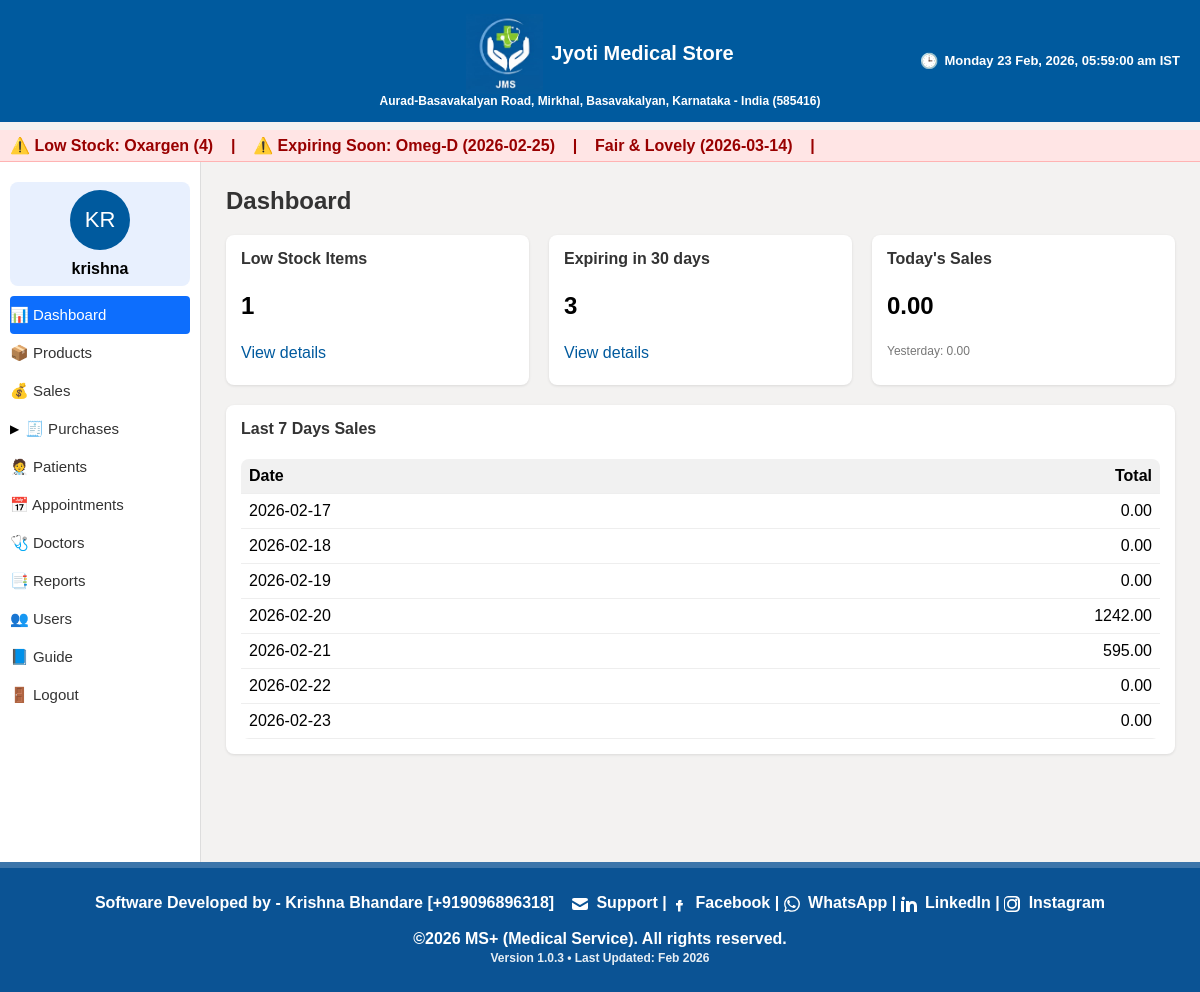
/ (signed in), run on the app's committed database.
### models.py (models this page shows, shortened)
class Product(db.Model):
    __tablename__ = 'products'
    id = db.Column(db.Integer, primary_key=True)
    sku = db.Column(db.String(50), unique=True, nullable=False)
    name = db.Column(db.String(200), nullable=False)
    brand = db.Column(db.String(100))
    batch_no = db.Column(db.String(100))
    expiry_date = db.Column(db.Date)
    purchase_price = db.Column(db.Float, default=0.0)
    sale_price = db.Column(db.Float, default=0.0)
    tax_rate = db.Column(db.Float, default=0.0)
    current_stock = db.Column(db.Integer, default=0)
    category = db.Column(db.String(50))  # medicine, cosmetic, fmcg, life_saving, ayurvedic, equipment, general
    gst_percent = db.Column(db.Float, default=0)
    cgst_percent = db.Column(db.Float, default=0)
    sgst_percent = db.Column(db.Float, default=0)

class User(UserMixin, db.Model):
    __tablename__ = 'users'
    id = db.Column(db.Integer, primary_key=True)
    username = db.Column(db.String(80), unique=True, nullable=False)
    email = db.Column(db.String(120), unique=True, nullable=True)
    password_hash = db.Column(db.String(200), nullable=False)
    role = db.Column(db.String(20), default='staff')
    created_at = db.Column(db.DateTime, default=datetime.utcnow)
    first_name = db.Column(db.String(120), nullable=True)
    last_name = db.Column(db.String(120), nullable=True)
    file_label = db.Column(db.String(64), nullable=True)
    profile_image = db.Column(db.String(256), nullable=True)

### app.py (the view)
@app.route('/')
@login_required
def dashboard():
    try:
        low_stock_count = Product.query.filter(Product.current_stock <= 5).count()
    except Exception:
        low_stock_count = 0
    try:
        expiring_30 = Product.query.filter(
            Product.expiry_date != None,
            Product.expiry_date <= date.today() + timedelta(days=30)
        ).count()
    except Exception:
        expiring_30 = 0
    today = date.today()
    start_today = datetime.combine(today, datetime.min.time())
    end_today = start_today + timedelta(days=1)
    today_total = db.session.query(
        func.coalesce(func.sum(Sale.total), 0.0)
    ).filter(
        Sale.date >= start_today,
        Sale.date < end_today
    ).scalar()
    yesterday = today - timedelta(days=1)
    start_y = datetime.combine(yesterday, datetime.min.time())
    end_y = start_y + timedelta(days=1)
    yesterday_total = db.session.query(
        func.coalesce(func.sum(Sale.total), 0.0)
    ).filter(
        Sale.date >= start_y,
        Sale.date < end_y
    ).scalar()
    last7 = []
    for i in range(6, -1, -1):
        d = today - timedelta(days=i)
        s = datetime.combine(d, datetime.min.time())
        e = s + timedelta(days=1)
        total = db.session.query(
            func.coalesce(func.sum(Sale.total), 0.0)
        ).filter(
            Sale.date >= s,
            Sale.date < e
        ).scalar()
        last7.append((d, total))
    return render_template(
        'dashboard.html',
        low_stock_count=low_stock_count,
        expiring_30=expiring_30,
        today_total=today_total,
        yesterday_total=yesterday_total,
        last7=last7
    )

### app.py (called while the page is built)
@login_manager.user_loader
def load_user(user_id):
    try:
        return User.query.get(int(user_id))
    except:
        return None

@app.before_request
def require_login():
    if request.endpoint is None:
        return
    allowed_routes = ['login', 'forgot', 'reset_otp', 'static']
    if request.endpoint.startswith('static'):
        return
    if request.endpoint not in allowed_routes and not current_user.is_authenticated:
        return redirect(url_for('login'))

@app.context_processor
def inject_globals():
    if current_user.is_authenticated:
        initials = current_user.username[:2].upper()
        display_name = current_user.username
    else:
        initials = ""
        display_name = ""
    ist = datetime.utcnow() + timedelta(hours=5, minutes=30)
    current_dt_display = ist.strftime("%A, %d %b %Y, %I:%M:%S %p IST")
    current_day = ist.strftime("%A")
    return dict(
        initials=initials,
        display_name=display_name,
        current_dt_display=current_dt_display,
        current_day=current_day,
        is_admin=is_admin   # ⭐ ADD THIS LINE
    )

@app.teardown_appcontext
def shutdown_session(exception=None):
    db.session.remove()

@app.context_processor
def inject_low_stock():
    from flask import request
    if request.endpoint and (
        "login" in request.endpoint or
        "auth" in request.endpoint
    ):
        return dict(low_stock=[], expiring_soon=[])
    try:
        low_stock = Product.query.filter(Product.current_stock <= 5).all()
        today = date.today()
        soon = today + timedelta(days=30)
        expiring_soon = Product.query.filter(
            Product.expiry_date <= soon,
            Product.expiry_date >= today
        ).all()
        return dict(
            low_stock=low_stock,
            expiring_soon=expiring_soon
        )
    except Exception:
        return dict(low_stock=[], expiring_soon=[])

### templates/dashboard.html
{% extends "base.html" %}
{% block alerts %}
    {{ super() }}
{% endblock %}
{% block content %}
<h2>Dashboard</h2>
<div style="display:flex; gap:20px; flex-wrap:wrap; margin-top:20px;">
    <div class="card">
        <h4>Low Stock Items</h4>
        <p style="font-size:24px; font-weight:bold;">{{ low_stock_count }}</p>
        <a href="{{ url_for('report_stock') }}">View details</a>
    </div>
    <div class="card">
        <h4>Expiring in 30 days</h4>
        <p style="font-size:24px; font-weight:bold;">{{ expiring_30 }}</p>
        <a href="{{ url_for('report_expiry', days=30) }}">View details</a>
    </div>
    <div class="card">
        <h4>Today's Sales</h4>
        <p style="font-size:24px; font-weight:bold;">{{ "%.2f"|format(today_total or 0) }}</p>
        <p style="font-size:12px; color:#777;">Yesterday: {{ "%.2f"|format(yesterday_total or 0) }}</p>
    </div>
</div>
<div class="card" style="margin-top:20px;">
    <h4>Last 7 Days Sales</h4>
    <table>
        <thead>
            <tr>
                <th align="left">Date</th>
                <th align="right">Total</th>
            </tr>
        </thead>
        <tbody>
            {% for d, total in last7 %}
            <tr>
                <td>{{ d.strftime("%Y-%m-%d") }}</td>
                <td align="right">{{ "%.2f"|format(total or 0) }}</td>
            </tr>
            {% endfor %}
        </tbody>
    </table>
</div>
{% endblock %}

### templates/base.html (shortened to what this page needs)
<!DOCTYPE html>
<html lang="en">
<head>
    <link rel="stylesheet" href="{{ url_for('static', filename='css/style.css') }}">
</head>
<body>
<div class="fixed-header">
    <div class="topbar">
<div style="flex:1; text-align:center; line-height:1.3; display:flex; flex-direction:column; align-items:center;">
    <div style="display:flex; align-items:center; gap:8px;">
        <img src="{{ url_for('static', filename='logo.PNG') }}" class="title-logo">
        <strong style="font-size:20px;">Jyoti Medical Store</strong>
    </div>
    <span style="font-size:12px;">
        Aurad-Basavakalyan Road, Mirkhal, Basavakalyan, Karnataka - India (585416)
    </span>
</div>
        {% block top_right %}
        <div style="position:absolute; right:20px; font-size:13px; display:flex; align-items:center; gap:6px;">
            <span style="font-size:15px;">🕒</span>
            <span id="live_datetime"></span>
        </div>
        {% endblock %}
    </div>
</div>
<div style="height: 70px;"></div>
{% block alerts %}
{% if low_stock or expiring_soon %}
<div class="alert-marquee print-hide"
     style="
        background:#ffe5e5;
        padding:6px 10px;
        color:#900;
        font-weight:bold;
        white-space:nowrap;
        overflow:hidden;
        border-bottom:1px solid #ffb3b3;
     ">
    <marquee behavior="scroll" direction="left" scrollamount="5">
        {% if low_stock %}
            ⚠️ Low Stock:
            {% for p in low_stock %}
                {{ p.name }} ({{ p.current_stock }}) &nbsp;&nbsp; | &nbsp;&nbsp;
            {% endfor %}
        {% endif %}
        {% if expiring_soon %}
            ⚠️ Expiring Soon:
            {% for p in expiring_soon %}
                {{ p.name }} ({{ p.expiry_date }}) &nbsp;&nbsp; | &nbsp;&nbsp;
            {% endfor %}
        {% endif %}
    </marquee>
</div>
{% endif %}
{% endblock %}
<div class="layout">
{% if current_user.is_authenticated %}
<div class="sidebar">
    <div class="profile-card">
        <div class="initials-circle">{{ initials }}</div>
        <div><strong>{{ display_name }}</strong></div>
    </div>
    <a href="{{ url_for('dashboard') }}" class="menu-item">📊 Dashboard</a>
    <a href="{{ url_for('products') }}" class="menu-item">📦 Products</a>
    <a href="{{ url_for('sales_list') }}" class="menu-item">💰 Sales</a>
    <li class="has-submenu menu-parent" onclick="toggleMenu('purchaseMenu')">
        <span class="menu-arrow" id="purchaseArrow">▶</span>
        <a href="#">🧾 Purchases</a>
    </li>
    <a href="{{ url_for('patients') }}" class="menu-item">🧑‍⚕️ Patients</a>
    <a href="{{ url_for('appointments_list') }}" class="menu-item">📅 Appointments</a>
    <a href="{{ url_for('doctors_list') }}" class="menu-item">🩺 Doctors</a>
    <a href="{{ url_for('report_expiry') }}" class="menu-item">📑 Reports</a>
    {% if current_user.role == 'admin' %}
    <a href="{{ url_for('users_list') }}" class="menu-item">👥 Users</a>
    {% endif %}
    <a href="{{ url_for('guide') }}" class="menu-item">📘 Guide</a>
    <a href="{{ url_for('logout') }}" class="menu-item">🚪 Logout</a>
</div>
{% endif %}
    <div class="content">
        {% block content %}{% endblock %}
    </div>
</div>
<div class="fixed-footer">
    Software Developed by - Krishna Bhandare [+919096896318]
    &nbsp;&nbsp;
    <a href="mailto:bhandare.krishna5@gmail.com" target="_blank" rel="noopener noreferrer">
        <svg xmlns="http://www.w3.org/2000/svg" width="16" height="16" fill="currentColor" viewBox="0 0 16 16" style="vertical-align:middle;">
            <path d="M0 4a2 2 0 0 1 2-2h12a2 2 0 0 1 2 2v.217l-8 4.8-8-4.8V4z"/>
            <path d="M0 6.383v5.617a2 2 0 0 0 2 2h12a2 2 0 0 0 2-2V6.383l-7.555 4.533a1 1 0 0 1-1.11 0L0 6.383z"/>
        </svg>
        Support
    </a> |
    <a href="https://m.facebook.com/public/Bhandare-Krishna/" target="_blank" rel="noopener noreferrer">
        <svg xmlns="http://www.w3.org/2000/svg" width="16" height="16" fill="currentColor" viewBox="0 0 16 16" style="vertical-align:middle;">
            <path d="M8.94 6.5H10.5V4H8.94C7.64 4 7 4.67 7 5.94V7H5v2.5h2v6h2.5v-6h2l.5-2.5h-2.5v-.56c0-.33.17-.44.44-.44z"/>
        </svg>
        Facebook
    </a> |
    <a href="https://wa.me/919096896318" target="_blank" rel="noopener noreferrer">
        WhatsApp
    </a> |
    <a href="https://www.linkedin.com/in/krishna-bhandare-893b74102" target="_blank" rel="noopener noreferrer">
        LinkedIn
    </a> |
    <a href="https://www.instagram.com/reel/CmBQhjhAg4d/" target="_blank" rel="noopener noreferrer">
        Instagram
    </a>
    <br><br>
    ©2026 MS+ (Medical Service). All rights reserved.<br>
    <span style="font-size: 12px; opacity: 0.9;">
        Version 1.0.3 • Last Updated: Feb 2026
    </span>
</div>
</body>
</html>

### static/css/style.css (style rules this page uses)
body { margin: 0; font-family: Arial, sans-serif; background: #f3f2f1; }
h1, h2, h3, h4 { margin-top: 0; color: #333; }
a { color: #005a9e; text-decoration: none; }
.topbar { background: #005a9e; color: white; padding: 12px; display: flex; justify-content: center; align-items: center; font-size: 22px; font-weight: bold; position: relative; }
.layout { display: flex; height: calc(100vh - 50px); }
.sidebar { width: 250px; background: white; border-right: 1px solid #ddd; padding: 20px; }
.sidebar { padding-left: 10px !important; padding-right: 10px !important; width: 180px !important; }
.sidebar a { display: block; padding: 10px 0; color: #333; font-size: 15px; }
.profile-card { padding: 8px; background: #e8f0fe; border-radius: 8px; margin-bottom: 10px; text-align: center; }
.initials-circle { width: 60px; height: 60px; background: #005a9e; color: white; border-radius: 50%; display: flex; justify-content: center; align-items: center; font-size: 22px; margin: 0 auto 10px; }
.content { flex: 1; padding: 25px; overflow-y: auto; }
table { width: 100%; border-collapse: collapse; background: white; border-radius: 8px; overflow: hidden; }
table thead { background: #f1f1f1; }
table th, table td { padding: 8px; border-bottom: 1px solid #eee; }
.card { background: white; padding: 15px; border-radius: 8px; box-shadow: 0 1px 3px rgba(0,0,0,0.1); flex: 1; min-width: 200px; }
.fixed-header { position: fixed; top: 0; left: 0; width: 100%; z-index: 9999; }
.layout { margin-top: 100px; }
body { padding-bottom: 70px; }
.fixed-footer { position: fixed; bottom: 0; left: 0; width: 100%; background: #0B5394; color: white; text-align: center; padding: 26px 0; font-weight: 600; font-size: 16px; z-index: 9999; border-top: 6px solid rgba(255,255,255,0.2); }
.content { padding-bottom: 80px; }
html, body { height: 100%; margin: 0; padding: 0; }
.layout { min-height: calc(100vh - 60px); padding-bottom: 80px; }
.alert-marquee { margin-top: 12px; position: relative; z-index: 998; }
.layout { margin-top: 0 !important; padding-top: 0 !important; }
.alert-marquee { position: relative; z-index: 998; margin-top: 60px; }
.menu-parent { display: flex; align-items: center; gap: 6px; }
.menu-arrow { font-size: 12px; transition: transform 0.2s ease; }
.sidebar a.active { background: #0d6efd; color: white !important; border-radius: 4px; }

### templates/base.html (style rules this page uses)
.alert-marquee { position: relative; z-index: 998; }
.title-logo { height: 80px; width: auto; margin-top: 2px; }
.fixed-footer a { color: inherit !important; text-decoration: none !important; }
.fixed-footer svg { fill: currentColor; margin-right: 4px; }

### data on the page
Product: name "Oxargen", current_stock "4"
Product: name "Omeg-D", expiry_date "2026-02-25"
Product: name "Fair & Lovely", expiry_date "2026-03-14"
User: username "krishna"

### other printed values
{{ initials }} "KR"
{{ low_stock_count }} "1"
{{ expiring_30 }} "3"
{{ "%.2f"|format(today_total or 0) }} "0.00"
{{ "%.2f"|format(yesterday_total or 0) }} "0.00"
{{ d.strftime("%Y-%m-%d") }} "2026-02-17" "2026-02-18" "2026-02-19" "2026-02-20" "2026-02-21" "2026-02-22" "2026-02-23"
{{ "%.2f"|format(total or 0) }} "0.00" "0.00" "0.00" "1242.00" "595.00" "0.00" "0.00"
